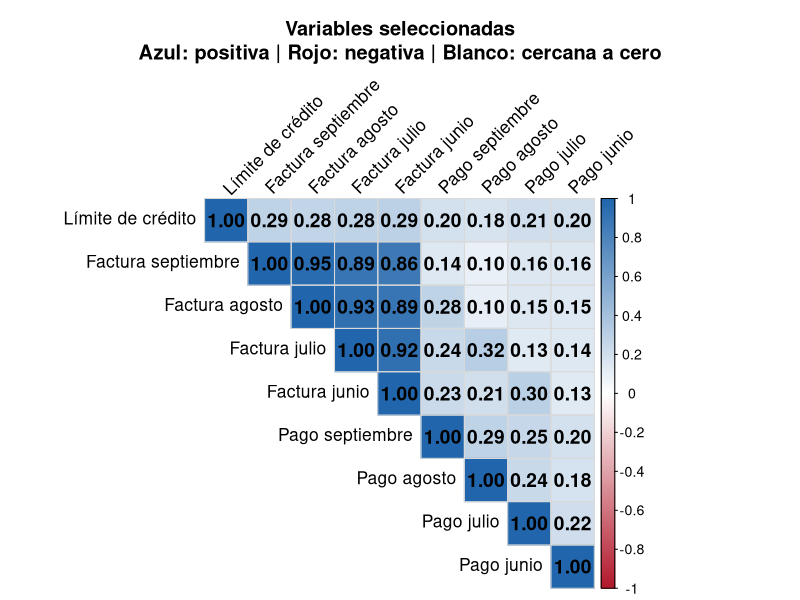
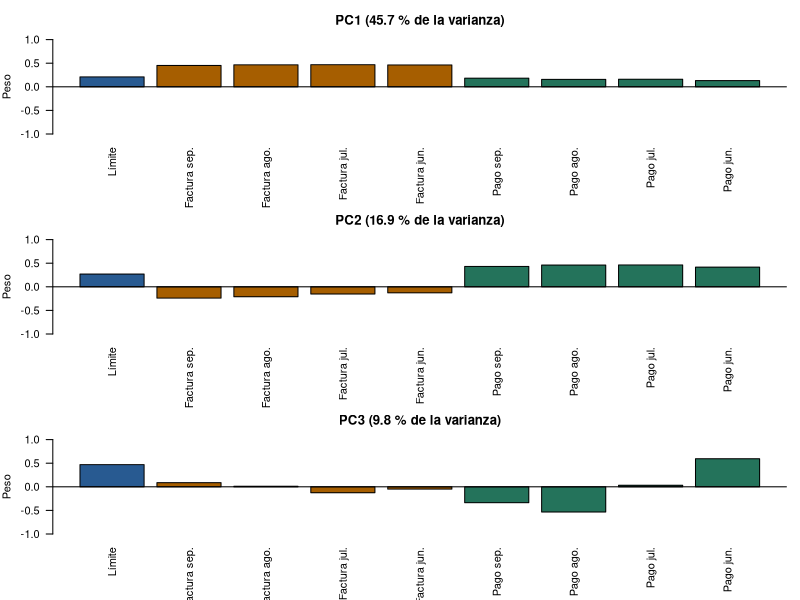
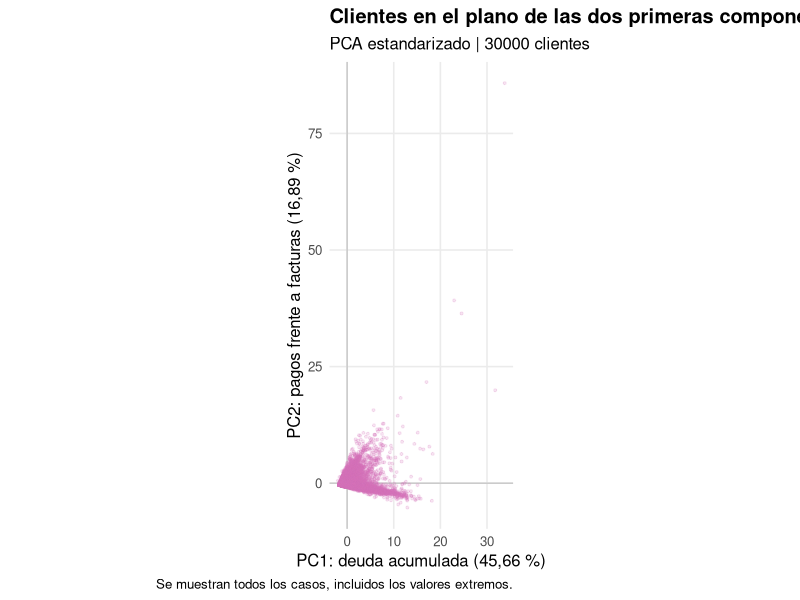
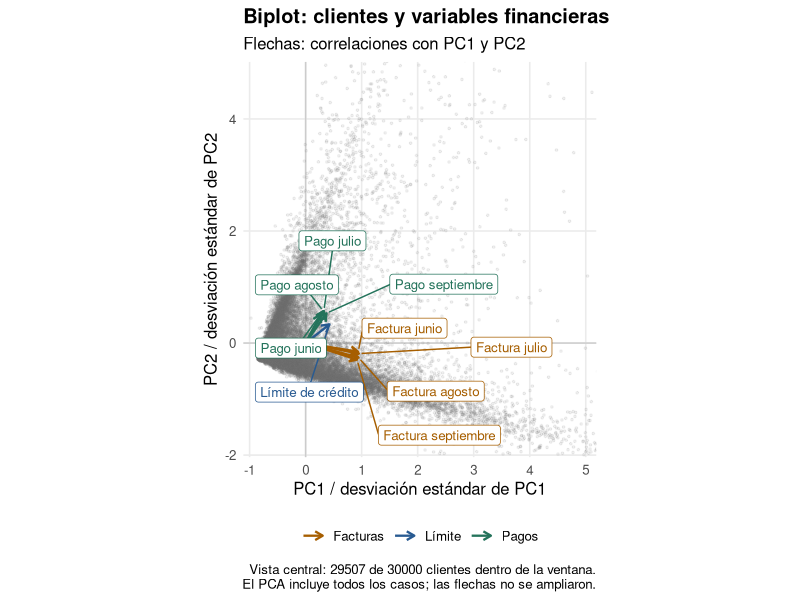
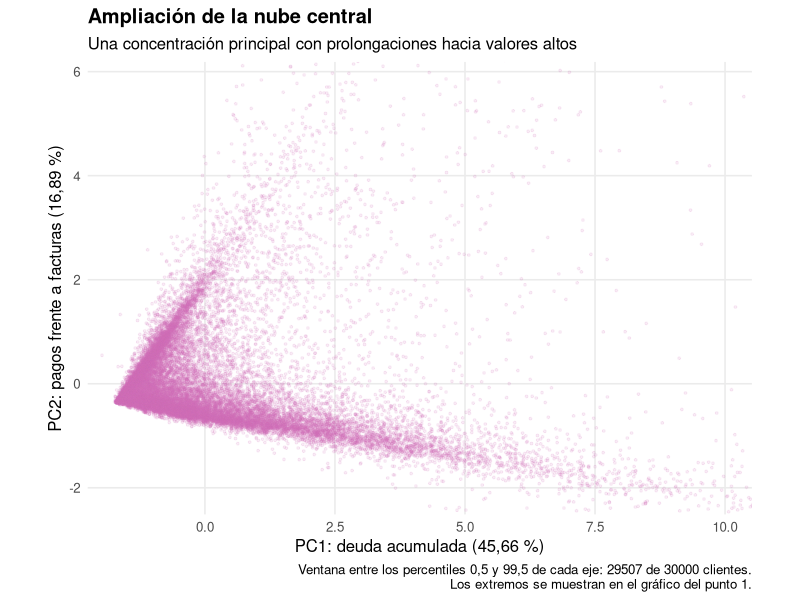
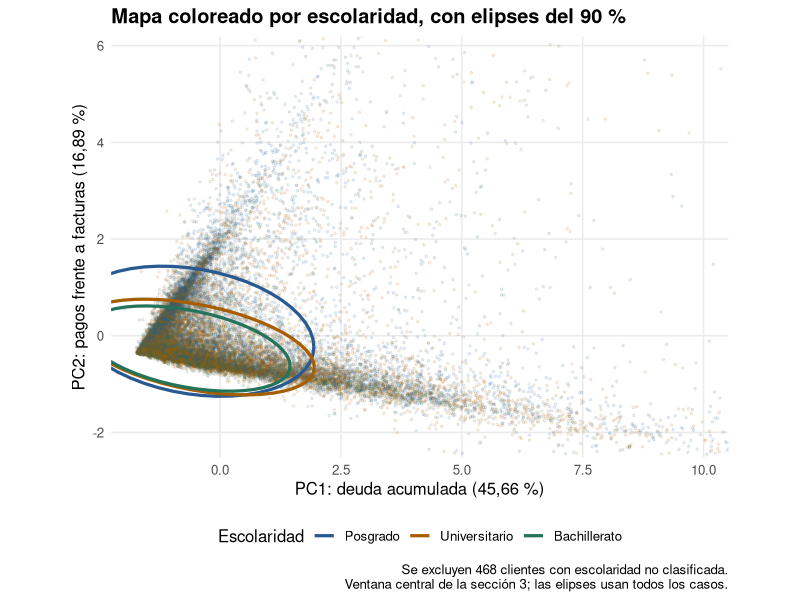
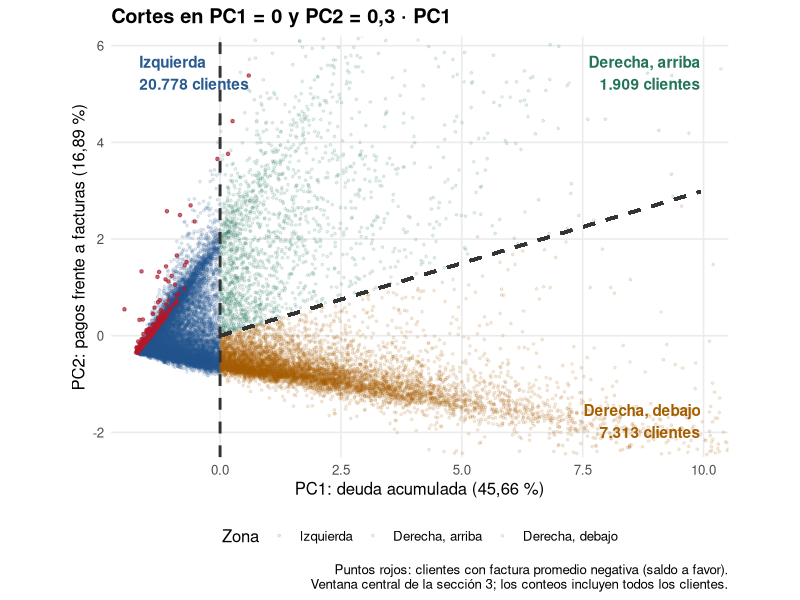

These charts were generated, in order, by the following R code:
## ---- chunk 1
knitr::opts_chunk$set(echo = TRUE, warning = FALSE, message = FALSE)
## ---- chunk 2
paquetes <- c(
  "readr",
  "corrplot",
  "dplyr",
  "rlang",
  "here",
  "readxl",
  "ragg",
  "kableExtra",
  "tidyr",
  "ggplot2",
  "ggrepel"
)

paquetes_faltantes <- paquetes[!paquetes %in% rownames(installed.packages())]

if (length(paquetes_faltantes) > 0) {
  install.packages(
    paquetes_faltantes,
    repos = "https://cloud.r-project.org"
  )
}


# Esto es lo que faltaba: cargar los paquetes
invisible(lapply(paquetes, library, character.only = TRUE))
## ---- chunk 3
datos_credit <- read_csv(here("DATASET", "datos_credit.csv"))

variables_seleccionadas <- c(
  "LIMIT_BAL",
  paste0("BILL_AMT", 1:4),
  paste0("PAY_AMT", 1:4)
)

datos_sin_estandarizar <- as.data.frame(
  datos_credit[, variables_seleccionadas]
)

# Conservar las mismas observaciones para ambos análisis.
datos_sin_estandarizar <- datos_sin_estandarizar[
  complete.cases(datos_sin_estandarizar),
  ,
  drop = FALSE
]

datos_estandarizados <- as.data.frame(
  scale(datos_sin_estandarizar, center = TRUE, scale = TRUE)
)

pca_sin_estandarizar <- prcomp(
  datos_sin_estandarizar,
  center = TRUE,
  scale. = FALSE
)

pca_estandarizado <- prcomp(
  datos_estandarizados,
  center = TRUE,
  scale. = FALSE
)
## ---- chunk 4

library(dplyr)
library(corrplot)

# Se parte de la base depurada datos_credit.
# EDUCATION se reserva para caracterizar perfiles por ser categórica.
variables_pca <- c(
  "LIMIT_BAL",
  paste0("BILL_AMT", 1:4),
  paste0("PAY_AMT", 1:4)
)

datos_pca <- datos_credit %>%
  select(all_of(variables_pca))

matriz_cor <- cor(
  datos_pca,
  method = "pearson",
  use = "complete.obs"
)

etiquetas <- c(
  "Límite de crédito",
  "Factura septiembre", "Factura agosto",
  "Factura julio", "Factura junio",
  "Pago septiembre", "Pago agosto",
  "Pago julio", "Pago junio"
)

dimnames(matriz_cor) <- list(etiquetas, etiquetas)

corrplot(
  matriz_cor,
  method = "color",
  type = "upper",
  diag = TRUE,
  order = "original",
  col = colorRampPalette(c("#B2182B", "#FFFFFF", "#2166AC"))(200),
  col.lim = c(-1, 1),
  addCoef.col = "black",
  number.cex = 1.15,
  number.digits = 2,
  tl.col = "black",
  tl.cex = 1.05,
  tl.srt = 45,
  cl.cex = 0.85,
  addgrid.col = "grey85",
  mar = c(0, 0, 4, 0),
  title = paste(
    "Variables seleccionadas",
    "Azul: positiva | Rojo: negativa | Blanco: cercana a cero",
    sep = "\n"
  )
)
## ---- chunk 5
library(dplyr)
library(tidyr)
library(knitr)
library(kableExtra)

variables_seleccionadas <- c(
  "LIMIT_BAL",
  paste0("BILL_AMT", 1:4),
  paste0("PAY_AMT", 1:4)
)

tabla_escalas <- datos_credit %>%
  select(all_of(variables_seleccionadas)) %>%
  pivot_longer(
    everything(),
    names_to = "Variable",
    values_to = "Valor"
  ) %>%
  group_by(Variable) %>%
  summarise(
    Minimo = min(Valor, na.rm = TRUE),
    Maximo = max(Valor, na.rm = TRUE),
    Amplitud = Maximo - Minimo,
    Media = mean(Valor, na.rm = TRUE),
    Mediana = median(Valor, na.rm = TRUE),
    Desviacion = sd(Valor, na.rm = TRUE),
    .groups = "drop"
  ) %>%
  mutate(Variable = factor(Variable, levels = variables_seleccionadas)) %>%
  arrange(Variable) %>%
  mutate(
    Variable = c(
      "LIMIT_BAL · Límite de crédito",
      "BILL_AMT1 · Septiembre",
      "BILL_AMT2 · Agosto",
      "BILL_AMT3 · Julio",
      "BILL_AMT4 · Junio",
      "PAY_AMT1 · Septiembre",
      "PAY_AMT2 · Agosto",
      "PAY_AMT3 · Julio",
      "PAY_AMT4 · Junio"
    )
  )

tabla_escalas %>%
  kable(
    format = "html",
    caption = "NTD: nuevos dólares taiwaneses. Amplitud = máximo − mínimo.",
    col.names = c(
      "Variable / mes", "Mínimo", "Máximo", "Amplitud",
      "Media", "Mediana", "Desviación estándar"
    ),
    digits = 2,
    format.args = list(big.mark = ".", decimal.mark = ","),
    align = c("l", rep("r", 6))
  ) %>%
  kable_styling(
    bootstrap_options = c("hover", "responsive"),
    full_width = TRUE,
    font_size = 15
  ) %>%
  row_spec(0, bold = TRUE, color = "white", background = "#243447") %>%
  row_spec(1, background = "#E8EFFA", color = "#17365D") %>%
  row_spec(2:5, background = "#FFF1DE", color = "#754000") %>%
  row_spec(6:9, background = "#E5F3EE", color = "#175541") %>%
  column_spec(1, bold = TRUE, width = "6cm") %>%
  pack_rows(
    "LÍMITE DE CRÉDITO · Cupo otorgado",
    1, 1,
    label_row_css = "background-color: #285A91; color: white; font-weight: bold;",
    indent = FALSE
  ) %>%
  pack_rows(
    "FACTURACIÓN · Montos de los estados de cuenta",
    2, 5,
    label_row_css = "background-color: #A65E00; color: white; font-weight: bold;",
    indent = FALSE
  ) %>%
  pack_rows(
    "PAGOS · Montos efectivamente pagados",
    6, 9,
    label_row_css = "background-color: #24735B; color: white; font-weight: bold;",
    indent = FALSE
  ) %>%
  footnote(
    general = c(
      "NT$: nuevos dólares taiwaneses. Amplitud = máximo − mínimo.",
      "Desviación estándar: dispersión de los valores alrededor de la media.",
      "Aunque todas las variables comparten unidad monetaria, sus magnitudes y dispersiones son diferentes."
    ),
    general_title = "Nota: ",
    footnote_as_chunk = TRUE
  )
## ---- chunk 6
library(dplyr)

variables_seleccionadas <- c(
  "LIMIT_BAL",
  paste0("BILL_AMT", 1:4),
  paste0("PAY_AMT", 1:4)
)

# Grupo 1: variables originales, sin estandarizar (NT$).
datos_sin_estandarizar <- datos_credit %>%
  select(all_of(variables_seleccionadas))

# Grupo 2: variables estandarizadas.
# A cada valor se le resta la media y se divide por la desviación estándar.
# Cada columna queda con media 0 y desviación estándar 1, sin unidad.
datos_estandarizados <- datos_sin_estandarizar %>%
  scale(center = TRUE, scale = TRUE) %>%
  as.data.frame()

# Ambos grupos conservan las mismas filas y el mismo orden de variables.

## ---- chunk 7
library(knitr)
library(kableExtra)

crear_tabla_pca <- function(modelo, titulo, color) {

  varianza <- modelo$sdev^2
  porcentaje <- 100 * varianza / sum(varianza)
  contribuciones <- 100 * t(modelo$rotation^2)

  tabla <- data.frame(
    Componente = colnames(modelo$rotation),
    Individual = porcentaje,
    Acumulada = cumsum(porcentaje),
    contribuciones,
    check.names = FALSE
  )

  tabla %>%
    kable(
      format = "html",
      caption = titulo,
      row.names = FALSE,
      col.names = c(
        "PC", "Indiv.", "Acum.", "Cupo",
        "Sep.", "Ago.", "Jul.", "Jun.",
        "Sep.", "Ago.", "Jul.", "Jun."
      ),
      digits = 2,
      format.args = list(decimal.mark = ","),
      align = c("c", rep("r", 11)),
      table.attr = paste0(
        'style="width:100%; table-layout:fixed;',
        'margin-bottom:30px;"'
      )
    ) %>%
    kable_styling(
      bootstrap_options = c("hover", "condensed"),
      full_width = TRUE,
      font_size = 12
    ) %>%
    add_header_above(
      c(
        " " = 1,
        "Varianza (%)" = 2,
        "Límite" = 1,
        "Facturas · Contribución (%)" = 4,
        "Pagos · Contribución (%)" = 4
      ),
      bold = TRUE,
      color = "white",
      background = color
    ) %>%
    column_spec(1, bold = TRUE) %>%
    column_spec(2:3, background = "#F1F4F8") %>%
    column_spec(4, background = "#E8EFFA") %>%
    column_spec(5:8, background = "#FFF1DE") %>%
    column_spec(9:12, background = "#E5F3EE")
}

tabla_original <- crear_tabla_pca(
  pca_sin_estandarizar,
  "PCA sin estandarizar",
  "#A65E00"
)

tabla_estandarizada <- crear_tabla_pca(
  pca_estandarizado,
  "PCA estandarizado",
  "#24735B"
)

htmltools::browsable(
  htmltools::tagList(
    htmltools::tags$style(htmltools::HTML("
      .pca-tablas {
        background: #FFFFFF;
        color: #243447;
        padding: 24px;
        font-family: 'Segoe UI', Arial, sans-serif;
      }

      .pca-tablas table {
        width: 100% !important;
        border-collapse: collapse;
        background: #FFFFFF;
        font-family: 'Segoe UI', Arial, sans-serif;
        font-size: 13px !important;
        font-variant-numeric: tabular-nums;
        margin-bottom: 32px !important;
      }

      .pca-tablas caption {
        caption-side: top;
        text-align: left;
        color: #243447 !important;
        font-family: 'Segoe UI', Arial, sans-serif;
        font-size: 19px !important;
        font-weight: 600;
        padding: 0 0 14px;
      }

      .pca-tablas th,
      .pca-tablas td {
        padding: 9px 4px !important;
        border: none;
        border-bottom: 1px solid #DCE3EA;
        color: #243447;
      }

      .pca-tablas thead tr:last-child th {
        background: #F1F4F8 !important;
        color: #243447 !important;
        font-weight: 600;
      }

      .pca-tablas tbody td:first-child {
        background: #FFFFFF !important;
        font-weight: 700;
      }

      .pca-tablas p {
        margin: 0;
        font-size: 13px;
        line-height: 1.6;
        color: #425466;
      }
    ")),

    htmltools::tags$div(
      class = "pca-tablas",

      htmltools::HTML(as.character(tabla_original)),
      htmltools::HTML(as.character(tabla_estandarizada)),

      htmltools::tags$p(
        htmltools::tags$strong("Cómo leer las tablas: "),
        "Indiv. = varianza explicada por cada componente; ",
        "Acum. = varianza acumulada. ",
        "Azul: límite de crédito; naranja: facturas; verde: pagos. ",
        "Las contribuciones se calculan como 100 × peso² y suman 100% ",
        "entre las nueve variables de cada fila. No representan la varianza ",
        "de cada variable explicada por la componente."
      )
    )
  )
)
## ---- chunk 8
etiquetas_pesos <- c(
  "Límite",
  "Factura sep.", "Factura ago.", "Factura jul.", "Factura jun.",
  "Pago sep.", "Pago ago.", "Pago jul.", "Pago jun."
)

colores_pesos <- c("#285A91", rep("#A65E00", 4), rep("#24735B", 4))

pesos <- pca_estandarizado$rotation[, 1:3]
rownames(pesos) <- etiquetas_pesos

varianza_pct <- 100 * pca_estandarizado$sdev^2 / sum(pca_estandarizado$sdev^2)

par(mfrow = c(3, 1), mar = c(5, 4, 3, 1))
for (i in 1:3) {
  barplot(
    pesos[, i],
    col = colores_pesos,
    las = 2,
    ylim = c(-1, 1),
    ylab = "Peso",
    main = paste0("PC", i, " (", round(varianza_pct[i], 1), " % de la varianza)")
  )
  abline(h = 0)
}
par(mfrow = c(1, 1))

# Tabla de pesos para apoyar la lectura
round(pesos, 3)
## ---- chunk 9

# AJUSTAR: nombre exacto de la columna en datos_credit
col_default <- "default payment next month"

# Mismas filas que usó el PCA
filas_ok <- complete.cases(datos_credit[, variables_seleccionadas])
y <- datos_credit[[col_default]][filas_ok]

puntajes <- pca_estandarizado$x
tasa <- mean(y == 1)
n_incumplen <- sum(y == 1)

evaluar <- function(marca, nombre) {
  encontrados <- sum(marca & y == 1)
  data.frame(
    Regla = nombre,
    Marcados = sum(marca),
    Encontrados = encontrados,
    `Se escapan` = n_incumplen - encontrados,
    `% encontrado` = round(100 * encontrados / n_incumplen, 1),
    `% acierto entre marcados` = round(100 * encontrados / sum(marca), 1),
    Lift = round((encontrados / sum(marca)) / tasa, 2),
    check.names = FALSE
  )
}

marca_pc1 <- puntajes[, 1] >= quantile(puntajes[, 1], 1 - tasa)
marca_pc2 <- puntajes[, 2] <= quantile(puntajes[, 2], tasa)

resultado <- rbind(
  evaluar(marca_pc1, "PC1 alta (mucha facturación)"),
  evaluar(marca_pc2, "PC2 baja (paga poco frente a lo facturado)"),
  evaluar(marca_pc1 | marca_pc2, "PC1 o PC2")
)

cat("Tasa de incumplimiento:", round(100 * tasa, 1), "%  |  Incumplidos:", n_incumplen, "\n")
resultado

## ---- chunk 10

# Reutilizar el PCA estandarizado de la Parte 1.
modelo_pca2 <- pca_estandarizado
variables_pca2 <- rownames(modelo_pca2$rotation)

filas_pca2 <- complete.cases(datos_credit[, variables_pca2])
stopifnot(sum(filas_pca2) == nrow(modelo_pca2$x))

# Orientar PC1 hacia mayor facturación y PC2 hacia mayores pagos.
signos_pca2 <- c(
  sign(sum(modelo_pca2$rotation[paste0("BILL_AMT", 1:4), 1])),
  sign(sum(modelo_pca2$rotation[paste0("PAY_AMT", 1:4), 2]))
)
signos_pca2[signos_pca2 == 0] <- 1

puntajes_pca2 <- sweep(
  modelo_pca2$x[, 1:2, drop = FALSE], 2, signos_pca2, "*"
)
pesos_pca2 <- sweep(
  modelo_pca2$rotation[, 1:2, drop = FALSE], 2, signos_pca2, "*"
)

porcentaje_pca2 <- 100 * modelo_pca2$sdev^2 /
  sum(modelo_pca2$sdev^2)

mapa_pca2 <- data.frame(
  PC1 = puntajes_pca2[, 1],
  PC2 = puntajes_pca2[, 2]
)

numero_pca2 <- function(x, digitos = 2) {
  formatC(x, format = "f", digits = digitos, decimal.mark = ",")
}

eje1_pca2 <- paste0(
  "PC1: deuda acumulada (",
  numero_pca2(porcentaje_pca2[1]), " %)"
)
eje2_pca2 <- paste0(
  "PC2: pagos frente a facturas (",
  numero_pca2(porcentaje_pca2[2]), " %)"
)

tema_pca2 <- theme_minimal(base_size = 12) +
  theme(
    plot.title = element_text(face = "bold"),
    panel.grid.minor = element_blank(),
    legend.position = "bottom"
  )
## ---- chunk 11
ggplot(mapa_pca2, aes(PC1, PC2)) +
  geom_hline(yintercept = 0, color = "grey75", linewidth = 0.4) +
  geom_vline(xintercept = 0, color = "grey75", linewidth = 0.4) +
  geom_point(color = "#d470b9", alpha = 0.18, size = 0.7) +
  coord_equal() +
  labs(
    title = "Clientes en el plano de las dos primeras componentes",
    subtitle = paste(
      "PCA estandarizado |", nrow(mapa_pca2), "clientes"
    ),
    x = eje1_pca2,
    y = eje2_pca2,
    caption = "Se muestran todos los casos, incluidos los valores extremos."
  ) +
  tema_pca2
## ---- chunk 12
etiquetas_pca2 <- c(
  LIMIT_BAL = "Límite de crédito",
  BILL_AMT1 = "Factura septiembre",
  BILL_AMT2 = "Factura agosto",
  BILL_AMT3 = "Factura julio",
  BILL_AMT4 = "Factura junio",
  PAY_AMT1 = "Pago septiembre",
  PAY_AMT2 = "Pago agosto",
  PAY_AMT3 = "Pago julio",
  PAY_AMT4 = "Pago junio"
)

# En un PCA estandarizado, peso * desviación de la componente
# es la correlación entre la variable y esa componente.
coordenadas_flechas <- sweep(
  pesos_pca2, 2, modelo_pca2$sdev[1:2], "*"
)

flechas_pca2 <- data.frame(
  variable = variables_pca2,
  etiqueta = unname(etiquetas_pca2[variables_pca2]),
  x = coordenadas_flechas[, 1],
  y = coordenadas_flechas[, 2]
)

flechas_pca2$tipo <- ifelse(
  grepl("^BILL", flechas_pca2$variable), "Facturas",
  ifelse(grepl("^PAY", flechas_pca2$variable), "Pagos", "Límite")
)

# Biplot de correlaciones: puntajes divididos por la desviación
# de cada componente. No se vuelve a ajustar el PCA.
casos_biplot <- data.frame(
  C1 = mapa_pca2$PC1 / modelo_pca2$sdev[1],
  C2 = mapa_pca2$PC2 / modelo_pca2$sdev[2]
)

longitudes <- sqrt(rowSums(coordenadas_flechas^2))
cosenos <- tcrossprod(coordenadas_flechas) /
  outer(longitudes, longitudes)
cosenos[cosenos > 1] <- 1
cosenos[cosenos < -1] <- -1
angulos_pca2 <- acos(cosenos) * 180 / pi
dimnames(angulos_pca2) <- list(variables_pca2, variables_pca2)

rango_angulos <- function(variables) {
  matriz <- angulos_pca2[variables, variables, drop = FALSE]
  range(matriz[upper.tri(matriz)])
}

angulos_facturas <- rango_angulos(paste0("BILL_AMT", 1:4))
angulos_pagos <- rango_angulos(paste0("PAY_AMT", 1:4))
angulos_limite <- range(
  angulos_pca2["LIMIT_BAL", paste0("PAY_AMT", 1:4)]
)
angulo_maximo <- max(angulos_pca2)

# Ventana central para leer las flechas sin que dominen los extremos.
limites_biplot_x <- range(
  quantile(casos_biplot$C1, c(0.005, 0.995)),
  1.25 * flechas_pca2$x, 0
)
limites_biplot_y <- range(
  quantile(casos_biplot$C2, c(0.005, 0.995)),
  1.25 * flechas_pca2$y, 0
)

visibles_biplot <- with(
  casos_biplot,
  C1 >= limites_biplot_x[1] & C1 <= limites_biplot_x[2] &
    C2 >= limites_biplot_y[1] & C2 <= limites_biplot_y[2]
)
## ---- chunk 13
ggplot(casos_biplot, aes(C1, C2)) +
  geom_hline(yintercept = 0, color = "grey80") +
  geom_vline(xintercept = 0, color = "grey80") +
  geom_point(color = "grey45", alpha = 0.10, size = 0.6) +
  geom_segment(
    data = flechas_pca2,
    aes(x = 0, y = 0, xend = x, yend = y, color = tipo),
    inherit.aes = FALSE,
    arrow = grid::arrow(length = grid::unit(0.22, "cm")),
    linewidth = 0.8
  ) +
  geom_label_repel(
    data = flechas_pca2,
    aes(x, y, label = etiqueta, color = tipo),
    inherit.aes = FALSE,
    seed = 19,
    size = 3.4,
    box.padding = 0.6,
    point.padding = 0.2,
    min.segment.length = 0,
    max.overlaps = Inf,
    max.iter = 20000,
    max.time = 3,
    show.legend = FALSE
  ) +
  scale_color_manual(
    values = c(
      "Facturas" = "#A65E00",
      "Pagos" = "#24735B",
      "Límite" = "#285A91"
    ),
    name = NULL
  ) +
  coord_equal(
    xlim = limites_biplot_x,
    ylim = limites_biplot_y
  ) +
  labs(
    title = "Biplot: clientes y variables financieras",
    subtitle = "Flechas: correlaciones con PC1 y PC2",
    x = "PC1 / desviación estándar de PC1",
    y = "PC2 / desviación estándar de PC2",
    caption = paste0(
      "Vista central: ", sum(visibles_biplot), " de ",
      nrow(casos_biplot), " clientes dentro de la ventana.\n",
      "El PCA incluye todos los casos; las flechas no se ampliaron."
    )
  ) +
  tema_pca2
## ---- chunk 14
# Ampliación visual; no elimina observaciones del PCA.
limites_nube_x <- quantile(mapa_pca2$PC1, c(0.005, 0.995))
limites_nube_y <- quantile(mapa_pca2$PC2, c(0.005, 0.995))

dentro_nube <- with(
  mapa_pca2,
  PC1 >= limites_nube_x[1] & PC1 <= limites_nube_x[2] &
    PC2 >= limites_nube_y[1] & PC2 <= limites_nube_y[2]
)

ggplot(mapa_pca2, aes(PC1, PC2)) +
  geom_point(color = "#d470b9", alpha = 0.12, size = 0.65) +
  coord_equal(xlim = limites_nube_x, ylim = limites_nube_y) +
  labs(
    title = "Ampliación de la nube central",
    subtitle = "Una concentración principal con prolongaciones hacia valores altos",
    x = eje1_pca2,
    y = eje2_pca2,
    caption = paste0(
      "Ventana entre los percentiles 0,5 y 99,5 de cada eje: ",
      sum(dentro_nube), " de ", nrow(mapa_pca2), " clientes.\n",
      "Los extremos se muestran en el gráfico del punto 1."
    )
  ) +
  tema_pca2
## ---- chunk 15
# Contraste descriptivo con el resultado observado de pago.
# Esta variable no interviene en el cálculo del PCA.
resultado_pago_pca2 <- datos_credit[["default payment next month"]][filas_pca2]

rangos_pca2 <- do.call(rbind, lapply(0:1, function(grupo) {
  filas_grupo <- which(resultado_pago_pca2 == grupo)

  data.frame(
    Grupo = if (grupo == 0) "Cumplen" else "Incumplen",
    Clientes = length(filas_grupo),
    Minimo_PC1 = min(mapa_pca2$PC1[filas_grupo]),
    Maximo_PC1 = max(mapa_pca2$PC1[filas_grupo]),
    Minimo_PC2 = min(mapa_pca2$PC2[filas_grupo]),
    Maximo_PC2 = max(mapa_pca2$PC2[filas_grupo])
  )
}))

inicio_solapamiento <- max(rangos_pca2$Minimo_PC1)
fin_solapamiento <- min(rangos_pca2$Maximo_PC1)

proporcion_solapamiento <- 100 * mean(
  mapa_pca2$PC1 >= inicio_solapamiento &
    mapa_pca2$PC1 <= fin_solapamiento
)

knitr::kable(
  rangos_pca2,
  col.names = c(
    "Grupo", "Clientes",
    "Mínimo de PC1", "Máximo de PC1",
    "Mínimo de PC2", "Máximo de PC2"
  ),
  digits = 3,
  row.names = FALSE,
  format.args = list(decimal.mark = ","),
  caption = "Extensión de los grupos observados sobre PC1 y PC2"
)
## ---- chunk 16
# Grupo de escolaridad (no interviene en el PCA)
educ_cruda <- datos_credit[["EDUCATION"]][filas_pca2]

grupo_educ <- factor(
  ifelse(educ_cruda == 1, "Posgrado",
  ifelse(educ_cruda == 2, "Universitario",
  ifelse(educ_cruda == 3, "Bachillerato", NA))),
  levels = c("Posgrado", "Universitario", "Bachillerato")
)

mapa_grupos <- cbind(mapa_pca2, Educacion = grupo_educ)
mapa_grupos <- mapa_grupos[!is.na(mapa_grupos$Educacion), ]

colores_educ <- c(
  "Posgrado" = "#285A91",
  "Universitario" = "#A65E00",
  "Bachillerato" = "#24735B"
)

# Misma ventana central de la sección 3 (solo visual)
ggplot(mapa_grupos, aes(PC1, PC2, color = Educacion)) +
  geom_point(alpha = 0.10, size = 0.6) +
  stat_ellipse(level = 0.90, linewidth = 1.1) +
  scale_color_manual(values = colores_educ, name = "Escolaridad") +
  coord_equal(xlim = limites_nube_x, ylim = limites_nube_y) +
  labs(
    title = "Mapa coloreado por escolaridad, con elipses del 90 %",
    x = eje1_pca2,
    y = eje2_pca2,
    caption = paste0(
      "Se excluyen ", sum(is.na(grupo_educ)),
      " clientes con escolaridad no clasificada.\n",
      "Ventana central de la sección 3; las elipses usan todos los casos."
    )
  ) +
  tema_pca2
## ---- chunk 17
niveles <- levels(mapa_grupos$Educacion)
umbral <- qchisq(0.90, df = 2)

datos_por_grupo <- lapply(niveles, function(g) {
  as.matrix(mapa_grupos[mapa_grupos$Educacion == g, c("PC1", "PC2")])
})
names(datos_por_grupo) <- niveles

# % del grupo A que cae dentro de la elipse del 90 % del grupo B
pct_en_elipse <- function(a, b) {
  100 * mean(mahalanobis(a, colMeans(b), cov(b)) <= umbral)
}

pares <- combn(niveles, 2)

cifras_grupos <- do.call(rbind, lapply(seq_len(ncol(pares)), function(i) {
  a <- datos_por_grupo[[pares[1, i]]]
  b <- datos_por_grupo[[pares[2, i]]]
  dif <- colMeans(a) - colMeans(b)
  sd_comb <- sqrt((apply(a, 2, var) + apply(b, 2, var)) / 2)

  data.frame(
    Comparacion = paste(pares[1, i], "vs", pares[2, i]),
    `Distancia entre promedios` = sqrt(sum(dif^2)),
    `Diferencia PC1 (en desv. est.)` = abs(dif[1]) / sd_comb[1],
    `Diferencia PC2 (en desv. est.)` = abs(dif[2]) / sd_comb[2],
    `% del 1.º dentro de la elipse del 2.º` = pct_en_elipse(a, b),
    `% del 2.º dentro de la elipse del 1.º` = pct_en_elipse(b, a),
    check.names = FALSE
  )
}))

knitr::kable(
  cifras_grupos,
  digits = 2,
  format.args = list(decimal.mark = ","),
  caption = "Separación entre grupos de escolaridad en el plano PC1-PC2"
)

# Tamaño y promedio de cada grupo
resumen_grupos <- do.call(rbind, lapply(niveles, function(g) {
  m <- datos_por_grupo[[g]]
  data.frame(Grupo = g, Clientes = nrow(m),
             Promedio_PC1 = mean(m[, 1]), Promedio_PC2 = mean(m[, 2]))
}))
resumen_grupos %>%
  kable(
    format = "html",
    caption = "Tamaño y promedio de cada grupo de escolaridad",
    row.names = FALSE,
    col.names = c("Grupo", "Clientes", "Promedio PC1", "Promedio PC2"),
    digits = 3,
    format.args = list(decimal.mark = ","),
    align = c("l", "r", "r", "r")
  ) %>%
  kable_styling(
    bootstrap_options = c("hover", "condensed"),
    full_width = TRUE
  ) %>%
  row_spec(0, bold = TRUE, color = "white", background = "#243447") %>%
  row_spec(1:nrow(resumen_grupos), color = "#243447", background = "#FFFFFF")
## ---- chunk 18
pendiente <- 0.3
corte_x <- 0

# Mismas filas del PCA
base_mapa <- datos_credit[filas_pca2, ]
factura_prom <- rowMeans(base_mapa[, paste0("BILL_AMT", 1:4)])
pago_total <- rowSums(base_mapa[, paste0("PAY_AMT", 1:4)])

zona <- factor(
  ifelse(mapa_pca2$PC1 < corte_x, "Izquierda",
  ifelse(mapa_pca2$PC2 >= pendiente * mapa_pca2$PC1,
         "Derecha, arriba", "Derecha, debajo")),
  levels = c("Izquierda", "Derecha, arriba", "Derecha, debajo")
)

conteo <- table(zona)
colores_zona <- c(
  "Izquierda" = "#285A91",
  "Derecha, arriba" = "#24735B",
  "Derecha, debajo" = "#A65E00"
)

# Clientes con saldo a favor (factura promedio negativa), solo para resaltar
saldo_favor <- mapa_pca2[factura_prom < 0, ]

ggplot(mapa_pca2, aes(PC1, PC2, color = zona)) +
  geom_point(alpha = 0.12, size = 0.65) +
  geom_point(data = saldo_favor, inherit.aes = FALSE,
             aes(PC1, PC2), color = "#B2182B", alpha = 0.6, size = 0.9) +
  geom_vline(xintercept = corte_x, linetype = "dashed",
             color = "grey20", linewidth = 1) +
  geom_segment(
    aes(x = corte_x, y = pendiente * corte_x,
        xend = limites_nube_x[2], yend = pendiente * limites_nube_x[2]),
    inherit.aes = FALSE, linetype = "dashed",
    color = "grey20", linewidth = 1
  ) +
  annotate("text", x = limites_nube_x[1], y = limites_nube_y[2],
           label = paste0("Izquierda\n", format(conteo[1], big.mark = "."),
                          " clientes"),
           hjust = 0, vjust = 1, color = "#285A91", fontface = "bold") +
  annotate("text", x = limites_nube_x[2], y = limites_nube_y[2],
           label = paste0("Derecha, arriba\n", format(conteo[2], big.mark = "."),
                          " clientes"),
           hjust = 1, vjust = 1, color = "#24735B", fontface = "bold") +
  annotate("text", x = limites_nube_x[2], y = limites_nube_y[1],
           label = paste0("Derecha, debajo\n", format(conteo[3], big.mark = "."),
                          " clientes"),
           hjust = 1, vjust = 0, color = "#A65E00", fontface = "bold") +
  scale_color_manual(values = colores_zona, name = "Zona") +
  coord_equal(xlim = limites_nube_x, ylim = limites_nube_y) +
  labs(
    title = "Cortes en PC1 = 0 y PC2 = 0,3 · PC1",
    x = eje1_pca2,
    y = eje2_pca2,
    caption = paste0(
      "Puntos rojos: clientes con factura promedio negativa (saldo a favor).\n",
      "Ventana central de la sección 3; los conteos incluyen todos los clientes."
    )
  ) +
  tema_pca2
## ---- chunk 19
tabla_zonas <- do.call(rbind, lapply(levels(zona), function(z) {
  i <- zona == z
  data.frame(
    Zona = z,
    Clientes = sum(i),
    `% de la base` = 100 * mean(i),
    `Factura promedio (NTD)` = mean(factura_prom[i]),
    `% con factura promedio negativa` = 100 * mean(factura_prom[i] < 0),
    `Pago total promedio (NTD)` = mean(pago_total[i]),
    `Pago total mediano (NTD)` = median(pago_total[i]),
    check.names = FALSE
  )
}))

knitr::kable(
  tabla_zonas,
  digits = 1,
  format.args = list(big.mark = ".", decimal.mark = ","),
  caption = "Perfil de cada zona del mapa"
)

# ¿Qué pasa si se mueve el corte oblicuo? (solo a la derecha de PC1 = 0)
pendientes <- c(0, 0.15, 0.3, 0.5, 1)
derecha <- mapa_pca2$PC1 >= corte_x
sensibilidad <- data.frame(
  Pendiente = pendientes,
  `Clientes a vigilar` = sapply(pendientes,
    function(m) sum(derecha & mapa_pca2$PC2 < m * mapa_pca2$PC1)),
  `% de la base` = sapply(pendientes,
    function(m) 100 * mean(derecha & mapa_pca2$PC2 < m * mapa_pca2$PC1)),
  check.names = FALSE
)

knitr::kable(
  sensibilidad,
  digits = 1,
  format.args = list(big.mark = ".", decimal.mark = ","),
  caption = "Clientes en la zona de vigilancia según la pendiente"
)
